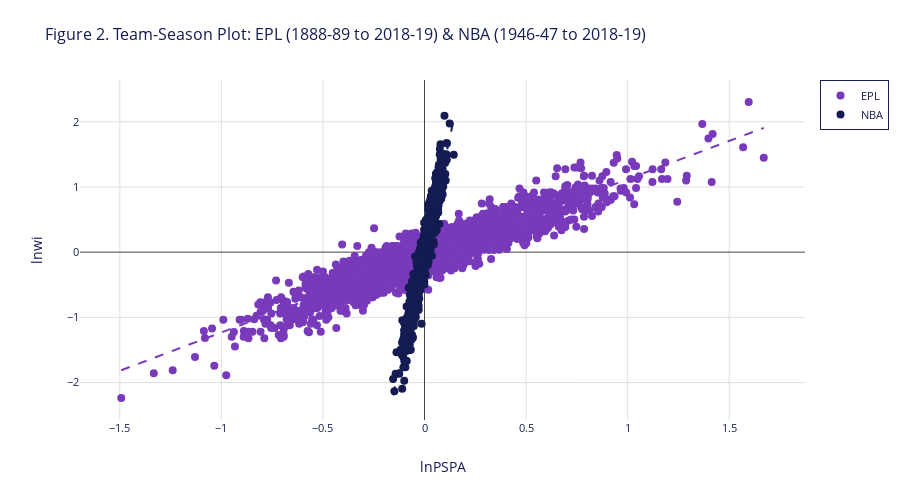

Here is the notebook cell this chart was saved with:
### Markdown cell above
### Figure 2 -- NBA and EPL

### Code cell
# prepare data for regression
df_reg = df_team.copy()
df_reg = df_reg.loc[(df_reg['PS']>0) & (df_reg['PA']>0) & (df_reg['wi']>0) & (df_reg['wi']<1)]
df_reg['lnwi']=np.log(df_reg['wi']/(1-df_reg['wi']))
df_reg['lnPSPA']=np.log(df_reg['PS']/df_reg['PA'])
df_reg = df_reg.reset_index()

# Create static seaborn plot
NBA_and_EPL = df_reg[df_reg['LEAGUE'].isin(['NBA', 'EPL'])]
grid = sns.lmplot(data=NBA_and_EPL,
           x='lnPSPA',
           y='lnwi',
           hue='LEAGUE',
           scatter_kws=dict(s=3),
           line_kws=dict(color="grey"),
           facet_kws=dict(legend_out=False),
           aspect=1.6)

# Apply custom styling
style_lmplot(grid, chart_colors)

plt.title('Figure 2. Team-Season Plot: EPL (1888-89 to 2018-19) & NBA (1946-47 to 2018-19)')
plt.xlabel('log(PSi / PAi)')
plt.ylabel('log(Wi / Li)')
plt.show()

# Create and display interactive Plotly version
fig = create_plotly_scatterplot(
    data=NBA_and_EPL,
    x_col='lnPSPA',
    y_col='lnwi', 
    hue_col='LEAGUE',
    title='Figure 2. Team-Season Plot: EPL (1888-89 to 2018-19) & NBA (1946-47 to 2018-19)',
    show_regression=True
)

# Display interactive plot in notebook
fig.show()

# Export both HTML and JSON versions
export_plot(fig, "team_season_plot", "Team-Season Analysis")
